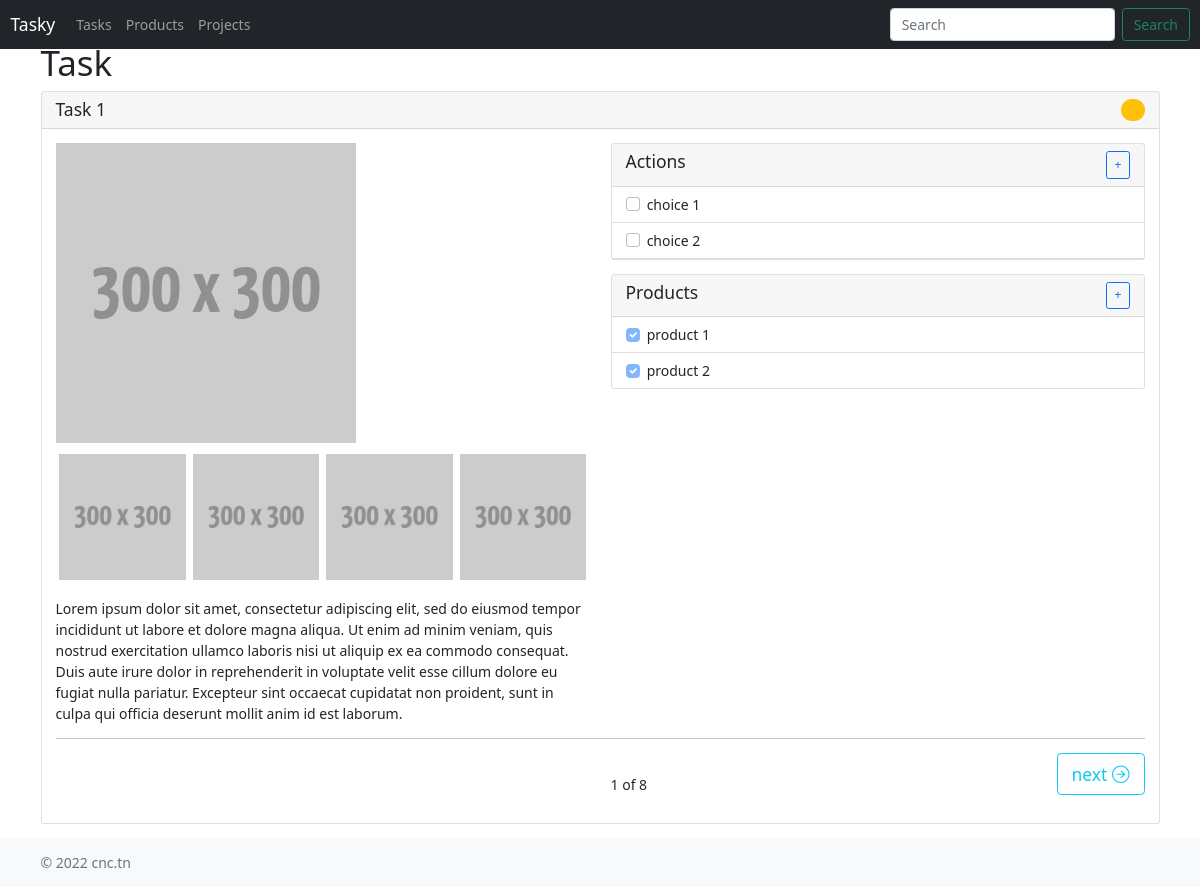
The page /1 on the database its author committed.
### app.py (models this page shows, shortened)
class Tasks(Base):
    __tablename__ = "tasks"
    id = Column(Integer, primary_key=True)
    name = Column(String)
    description = Column(String)
    choices = relationship("Choices", back_populates="task")
    related_products = relationship("RelatedProducts", back_populates="task")

class Choices(Base):
    __tablename__ = "choices"
    id = Column(Integer, primary_key=True)
    name = Column(String)
    description = Column(String)
    task_id = Column(Integer, ForeignKey("tasks.id"))
    task = relationship("Tasks", back_populates="choices")

class RelatedProducts(Base):
    __tablename__ = "related_products"
    id = Column(Integer, primary_key=True)
    task_id = Column(Integer, ForeignKey("tasks.id"))
    product_id = Column(Integer, ForeignKey("products.id"))
    task = relationship("Tasks", back_populates="related_products")
    product = relationship("Products", back_populates="related_products")

class Products(Base):
    __tablename__ = "products"
    id = Column(Integer, primary_key=True)
    name = Column(String)
    description = Column(String)
    related_products = relationship("RelatedProducts", back_populates="product")

### app.py (the view)
@app.route("/<int:page>")
def index2(page):
    task, lenght = paginate(session.query(Tasks), page, 1)
    if page > lenght or page < 1:
        abort(404)
    if page >= lenght:
        next_page = lenght + 1
    else:
        next_page = page + 1
    if page == 1:
        previous_page = 0
    else:
        previous_page = page - 1
    return render_template(
        "index2.html",
        task=task.first(),
        previous_page=previous_page,
        next_page=next_page,
        lenght=lenght,
        page=page,
    )

### app.py (called while the page is built)
def paginate(query, page_number, page_limit):
    length = query.count()
    page_number = page_number - 1
    if page_number > 0:
        query = query.offset((page_number) * page_limit)
    query = query.limit(page_limit)
    return query, length

### web/templates/index2.html (shortened to what this page needs)
{% extends 'base.html' %}
{% block content %}
<div class="row" onload="getPics()">
  <div class="col">
    <h1>Task</h1>
  </div>
</div>
{% include 'task.html' %} {% endblock %}

### web/templates/task.html (shortened to what this page needs)
<div class="row">
  <div class="col-12 mb-3">
    <div class="card">
      <h5 class="card-header">
        {{task.name}}
        <span class="float-end badge rounded-pill bg-warning text-dark">
          &nbsp;&nbsp;</span
        >
      </h5>
      <div class="card-body">
        <div class="row mb-3">
          <div class="col">
            <div class="row">
              <div class="col gallery">
                <img
                  src="{{url_for('static', filename='img/300.png' )}}"
                  width="300"
                  alt="..."
                />
              </div>
              <div class="d-flex align-content-between flex-wrap mt-2 gallery">
                {% for i in range(4) %}
                <div class="w-25 p-1">
                  <img
                    src="{{url_for('static', filename='img/300.png' )}}"
                    alt="..."
                    class="w-100"
                  />
                </div>
                {% endfor %}
              </div>
            </div>
            <p class="card-text mt-3">{{task.description}}</p>
          </div>
          <div class="col">
            <div class="row">
              <div class="col">
                <div class="card">
                  <h5 class="card-header">
                    Actions
                    <a
                      href="#"
                      class="btn btn-outline-primary btn-sm float-end"
                      data-bs-toggle="modal"
                      data-bs-target="#exampleModal"
                    >
                      +
                    </a>
                  </h5>
                  <ul class="list-group list-group-flush">
                    {% for choice in task.choices %}
                    <li class="list-group-item">
                      <input
                        class="form-check-input me-1"
                        type="checkbox"
                        value=""
                        aria-label="..."
                      />
                      {{choice.name}}
                    </li>
                    {% endfor %}
                  </ul>
                </div>
              </div>
            </div>
            <div class="row mt-3">
              <div class="col">
                <div class="card">
                  <h5 class="card-header">
                    Products
                    <a
                      href="#"
                      class="btn btn-outline-primary btn-sm float-end"
                      data-bs-toggle="modal"
                      data-bs-target="#add_related_product"
                      onclick="get_products_json('{{task.id}}')"
                    >
                      +
                    </a>
                  </h5>
                  <ul class="list-group list-group-flush">
                    {% for related_product in task.related_products %}
                    <li class="list-group-item">
                      <input
                        class="form-check-input me-1"
                        type="checkbox"
                        checked
                        value=""
                        aria-label="..."
                        disabled
                      />
                      {{related_product.product.name}}
                    </li>
                    {% endfor %}
                  </ul>
                </div>
              </div>
            </div>
          </div>
        </div>
        <hr />
        <div class="row mb-3">
          <div class="col">
          </div>
          <div class="col">
            {% if next_page <= lenght %}
            <a
              href="{{next_page}}"
              class="btn btn-outline-info btn-lg float-end"
              >next
              <i class="bi bi-arrow-right-circle"></i>
            </a>
            {% endif %}
            <br />
            {{page}} of {{lenght}}
          </div>
        </div>
      </div>
    </div>
  </div>
</div>

### web/templates/base.html (style rules this page uses)
html { font-size: 14px; }

### rows shown on the page
Tasks: name "Task 1", description "Lorem ipsum dolor sit amet, consectetur adipiscing elit, sed do eiusmod tempor incididunt ut labore et dolore magna aliqua. Ut enim ad minim veniam, quis nostrud exercitation ullamco laboris nisi ut aliquip ex ea commodo consequat. Duis aute irure dolor in reprehenderit in voluptate velit esse cillum dolore eu fugiat nulla pariatur. Excepteur sint occaecat cupidatat non proident, sunt in culpa qui officia deserunt mollit anim id est laborum."
Choices: name "choice 1"
Choices: name "choice 2"
RelatedProducts: product.name "product 1"
RelatedProducts: product.name "product 2"

### other values the page prints
{{ page }} "1"
{{ lenght }} "8"
